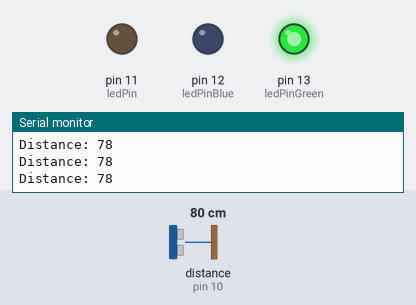
A sketch run on a simulated Arduino Uno, built with avr-gcc and run on an emulated ATmega328P. Parts: output pins drawn as LEDs (lit = HIGH), the last lines printed to the serial monitor. Wiring (inferred from the names in the program): ultrasonic range finder: trigger pin 9; echo pin 10. The test bench sets the inputs (shaded band); at power-on: distance to the obstacle (sensor on pin 10) 80 cm. The echo pulse lasts 58.3 µs per cm; pins used as bus, display or sensor lines are not drawn.

Above: at 1.2 s.
1.3 s: distance to the obstacle (sensor on pin 10) set to 25 cm
2.8 s: distance to the obstacle (sensor on pin 10) set to 20 cm
At 3.2 s:
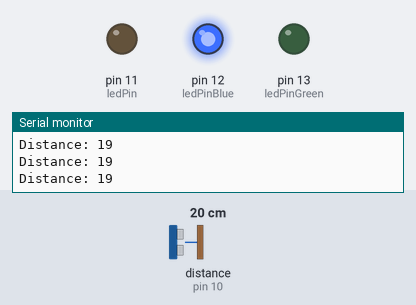
4.3 s: distance to the obstacle (sensor on pin 10) set to 13 cm
7.3 s: distance to the obstacle (sensor on pin 10) set to 10 cm
At 7.8 s:
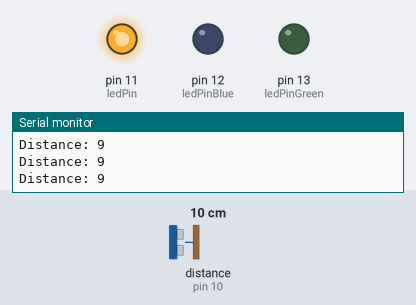
8.8 s: distance to the obstacle (sensor on pin 10) set to 18 cm
At 10.0 s:
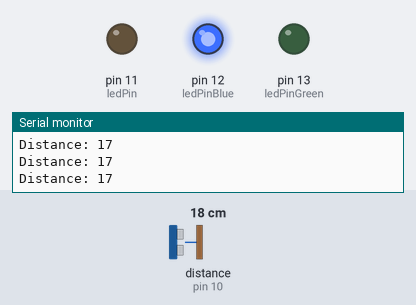
10.3 s: distance to the obstacle (sensor on pin 10) set to 35 cm
At 11.4 s:
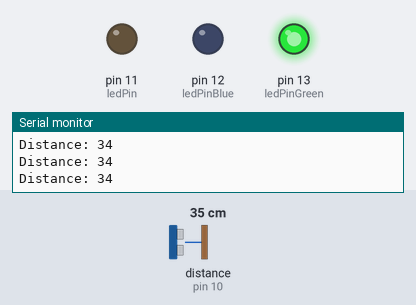
Timing chart, 0 to 12.8 s (numbered marks = the images above; inputs shaded):
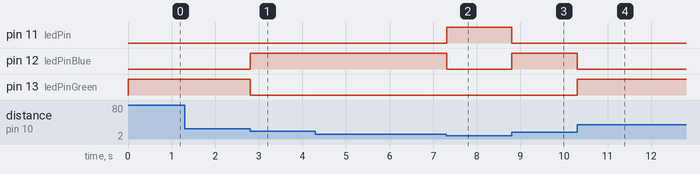

The sketch:

sketch_mar19a.ino
```cpp
/*
* Ultrasonic Sensor HC-SR04 and Arduino Tutorial
*
* Crated by Dejan Nedelkovski,
* www.HowToMechatronics.com
*
*/
// defines pins numbers
const int trigPin = 9;
const int echoPin = 10;
const int ledPin = 11;
const int ledPinBlue = 12;
const int ledPinGreen = 13;

// defines variables
long duration;
int distance;
void setup() {
pinMode(trigPin, OUTPUT); // Sets the trigPin as an Output
pinMode(echoPin, INPUT); // Sets the echoPin as an Input

pinMode(ledPin, OUTPUT);
pinMode(ledPinBlue, OUTPUT);
pinMode(ledPinGreen, OUTPUT);

Serial.begin(9600); // Starts the serial communication
}
void loop() {
// Clears the trigPin
digitalWrite(trigPin, LOW);
delayMicroseconds(2);
// Sets the trigPin on HIGH state for 10 micro seconds
digitalWrite(trigPin, HIGH);


delayMicroseconds(10);
digitalWrite(trigPin, LOW);
// Reads the echoPin, returns the sound wave travel time in microseconds
duration = pulseIn(echoPin, HIGH);
// Calculating the distance
distance= duration*0.034/2;

if(distance <= 10){
  digitalWrite(ledPin, HIGH);
}
else{
  digitalWrite(ledPin, LOW);
}

if(distance > 10 && distance <= 20){
  digitalWrite(ledPinBlue, HIGH);
}
else{
  digitalWrite(ledPinBlue, LOW);
}

if(distance > 20){
  digitalWrite(ledPinGreen, HIGH);
}
else{
  digitalWrite(ledPinGreen, LOW);
}
// Prints the distance on the Serial Monitor
Serial.print("Distance: ");
Serial.println(distance);
}
```

Measured:
- the behaviour switches between 22 and 21 cm on distance to the obstacle (sensor on pin 10) (found by bisection; images 0 and 1)
- the behaviour switches between 12 and 11 cm on distance to the obstacle (sensor on pin 10) (found by bisection; images 1 and 2)
- after the input at 2.8 s, pin 12 (ledPinBlue): LOW → HIGH at once; pin 13 (ledPinGreen): HIGH → LOW at once
- after the input at 7.3 s, pin 11 (ledPin): LOW → HIGH at once; pin 12 (ledPinBlue): HIGH → LOW at once
- after the input at 8.8 s, pin 11 (ledPin): HIGH → LOW at once; pin 12 (ledPinBlue): LOW → HIGH at once
- after the input at 10.3 s, pin 12 (ledPinBlue): HIGH → LOW at once; pin 13 (ledPinGreen): LOW → HIGH at once
